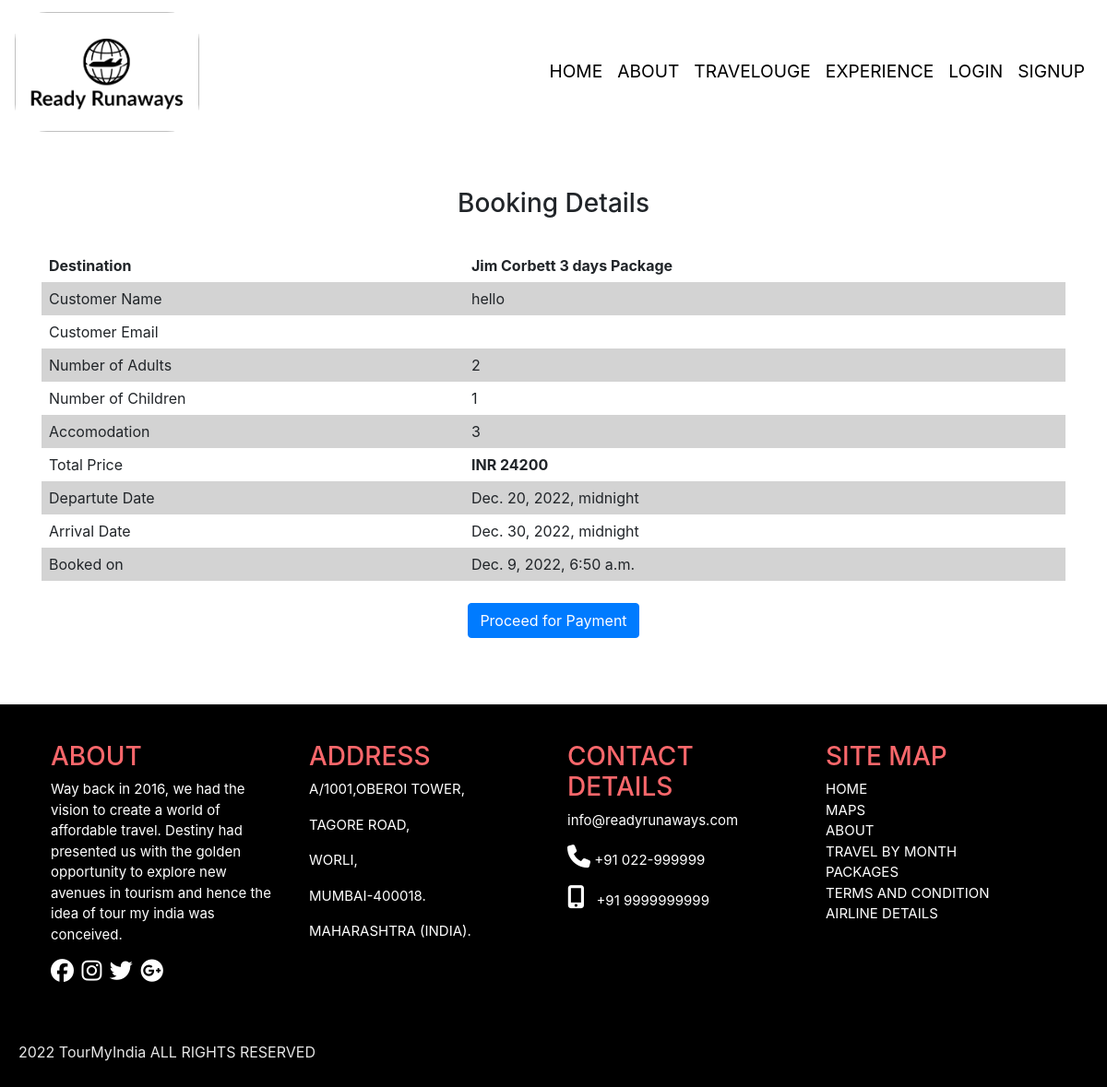
The app's page /Payments/checkout/3/ with its own data.
### Payments/models.py (models this page shows, shortened)
class Booking(models.Model):
    customer_name = models.ForeignKey(User, on_delete=models.CASCADE)
    customer_email = models.EmailField()
    states = [
        ('Andhra Pradesh', 'Andhra Pradesh'),
        ('Arunachal Pradesh', 'Arunachal Pradesh'),
        ('Assam', 'Assam'),
        ('Bihar', 'Bihar'),
        ('Chhattisgarh', 'Chhattisgarh'),
        ('Goa', 'Goa'),
        ('Gujarat', 'Gujarat'),
        ('Haryana', 'Haryana'),
        ('Himachal Pradesh', 'Himachal Pradesh'),
        ('Jammu and Kashmir', 'Jammu and Kashmir'),
        ('Jharkhand', 'Jharkhand'),
        ('Karnataka', 'Karnataka'),
        ('Kerala', 'Kerala'),
        ('Madhya Pradesh', 'Madhya Pradesh'),
        ('Maharashtra', 'Maharashtra'),
        ('Manipur', 'Manipur'),
        ('Meghalaya', 'Meghalaya'),
        ('Mizoram', 'Mizoram'),
        ('Nagaland', 'Nagaland'),
        ('Odisha', 'Odisha'),
        ('Punjab', 'Punjab'),
        ('Rajasthan', 'Rajasthan'),
        ('Sikkim', 'Sikkim'),
        ('Tamil Nadu', 'Tamil Nadu'),
        ('Telangana', 'Telangana'),
        ('Tripura', 'Tripura'),
        ('Uttar Pradesh', 'Uttar Pradesh'),
        ('Uttarakhand', 'Uttarakhand'),
        ('West Bengal', 'West Bengal'),
    ]
    residence_state = models.CharField(max_length=100, choices=states)
    arrival_date = models.DateTimeField("Arrival Date (mm/dd/yyyy)", auto_now=False, auto_now_add=False)
    departure_date = models.DateTimeField("Departure Date (mm/dd/yyyy)", auto_now=False, auto_now_add=False)
    number_of_adults = models.IntegerField()
    number_of_children = models.IntegerField()
    food_choices = [
        ('VEG', 'Vegetarian'),
        ('NON-VEG', 'Non-Vegetarian')
    ]
    food_preference = models.CharField(max_length=10, choices=food_choices)
    accommodation = models.IntegerField()
    timestamp = models.DateTimeField(auto_now_add=True)
    destination = models.ForeignKey(Destination, on_delete=models.CASCADE)
    total_price = models.IntegerField()

### RRApp/models.py (models this page shows, shortened)
class Destination(models.Model):
    name = models.CharField(max_length=200, unique=True)
    state = models.CharField(max_length=100)
    duration = models.CharField(max_length=200)
    tagline = models.CharField(max_length=500)
    abstract = models.CharField(max_length=500)
    description = models.TextField()
    image = models.ImageField(upload_to='pics')
    price = models.IntegerField()
    offer = models.BooleanField(default=False)
    discount = models.IntegerField(default=0)
    highlights = models.TextField()
    itenary_titles = models.TextField()
    itenary = models.TextField()
    likes = models.ManyToManyField(User, related_name='likes', blank=True)

### Payments/views.py (the view)
# urls.py: path('checkout/<int:id>/', views.checkout, name='checkout'),
def checkout(request, id):
    booking = Booking.objects.get(id=id)
    context = {'booking':booking}
    return render(request, 'checkout.html', context)

### templates/checkout.html (shortened to what this page needs)
{% extends 'layout.html' %}
{% load static %}
{% block csscontent %}
    <link rel="stylesheet" type="text/css" href="{% static 'css/mybooking.css' %}">
{% endblock %}
{% block content %}
<div class="container" style="margin: auto;">
    <br>
    <br>
    <h3 style="text-align: center;">Booking Details</h3>
    <br>
    <table>
        <tr>
            <th>Destination</th>
            <th>{{booking.destination.name}}</th>
        </tr>
        <tr>
            <td>Customer Name</td>
            <td>{{booking.customer_name}}</td>
        </tr>
        <tr>
            <td>Customer Email</td>
            <td>{{booking.customer_email}}</td>
        </tr>
        <tr>
            <td>Number of Adults</td>
            <td>{{booking.number_of_adults}}</td>
        </tr>
        <tr>
            <td>Number of Children</td>
            <td>{{booking.number_of_children}}</td>
        </tr>
        <tr>
            <td>Accomodation</td>
            <td>{{booking.accommodation}}</td>
        </tr>
        <tr>
            <td>Total Price</td>
            <td><b>INR {{booking.total_price}}</b></td>
        </tr>
        <tr>
            <td>Departute Date</td>
            <td> {{booking.departure_date}}</td>
        </tr>
        <tr>
            <td>Arrival Date</td>
            <td>{{booking.arrival_date}}</td>
        </tr>
        <tr>
            <td>Booked on</td>
            <td>{{booking.timestamp}}</td>
        </tr>
    </table>
    <br>
    <div style="text-align: center;">
        <a href="{% url 'cart' booking.id %}">
            <button class="btn btn-primary">Proceed for Payment</button>
        </a>
    </div>
    <br>
    <br>
    <br>
  </div>
{% endblock %}

### static/css/layout.css (style rules this page uses)
* { padding:0; margin: 0; }

### static/css/mybooking.css (style rules this page uses)
table { border-collapse: collapse; width: 100%; }
th, td { text-align: left; padding: 8px; }
tr:nth-child(even) { background-color: lightgrey; }

### records on screen
Booking: destination.name "Jim Corbett 3 days Package", customer_name "hello", number_of_adults "2", number_of_children "1", accommodation "3", total_price "24200", departure_date "Dec. 20, 2022, midnight", arrival_date "Dec. 30, 2022, midnight", timestamp "Dec. 9, 2022, 6:50 a.m."
